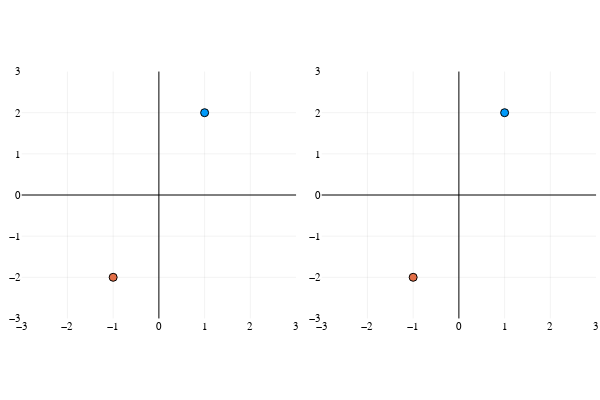

Notebook source saved alongside this figure:
### Markdown cell above
## 3. Transformations in the Conformal Model

### 3.1 Rotations

The first transformation we deal with are rotations. In the conformal model, a rotation is a rotor.
Remember, a rotor is a transformation
with unit norm constructed via the product of an even number of invertible vectors. The application
of a rotor in the Euclidean Geometry is done via a sandwiching, e.g.
$R x \tilde{R}$.

One can show that $R x n_\infty \tilde{R} = R x \tilde{R} n_\infty$
and $R x n_0 \tilde{R} = R x \tilde{R} n_0$.

Using this fact, we can show that:

$$
R F(\mathbf x) \tilde{R} = F(R \mathbf x \tilde{R}),
$$

which means that a rotor that acts as a rotation in the Euclidean space also does the same in our Conformal Model.

The rotation rotor is simply the geometric product of two unit vector. The angle between them
is $\phi/2$, and by sandwiching the point in the Conformal Model, we get a rotation
of $\phi$ the direction normal to the subspace formed by the wedge product of the two vectors.

For example, consider $\mathbb R^{3+1,1}$. For a rotor $R = \mathbf e_1 \mathbf e_2$, since the angle
between the base vectors is $\pi/2$, if we do $R F(\mathbf x) \tilde{R}$, we'll get
a rotation of $\pi$ around the $z$-axis.

### Code cell
x = cl.e1 + 2cl.e2 + 0cl.e3

R = cl.e1 * cl.e2
# R = (cl.e1/√2 + cl.e2/√2) * cl.e1

Rx = R*x*reverse(R)

Fx  = F(x)
RFx = R*x*reverse(R)

p1 = scatter([x.e1],[x.e2])
p1 = scatter!([Rx.e1],[Rx.e2],
    framestyle=:zerolines,
    legend=false,
    aspect_ratio=1);

p2 = scatter([Fx.e1],[Fx.e2])
p2 = scatter!([RFx.e1],[RFx.e2],
    framestyle=:zerolines,
    legend=false,
    aspect_ratio=1);

plot(p1,p2,xlims=(-3,3),ylims=(-3,3))

### Figure 1 — Plotly figure (JSON) as saved in the notebook; plotly's stock layout.template omitted (floating-point values rounded to 4 significant figures)
{"data": [{"colorbar": {"len": 0.6859, "title": {"text": ""}, "x": 0.4934, "y": 0.5139}, "legendgroup": "y1", "marker": {"color": "rgba(0, 154, 250, 1.000)", "line": {"color": "rgba(0, 0, 0, 1)", "width": 1}, "size": 8, "symbol": "circle"}, "mode": "markers", "name": "y1", "showlegend": true, "type": "scatter", "x": [1], "xaxis": "x", "y": [2], "yaxis": "y", "zmax": null, "zmin": null}, {"colorbar": {"len": 0.6859, "title": {"text": ""}, "x": 0.4934, "y": 0.5139}, "legendgroup": "y2", "marker": {"color": "rgba(227, 111, 71, 1.000)", "line": {"color": "rgba(0, 0, 0, 1)", "width": 1}, "size": 8, "symbol": "circle"}, "mode": "markers", "name": "y2", "showlegend": true, "type": "scatter", "x": [-1], "xaxis": "x", "y": [-2], "yaxis": "y", "zmax": null, "zmin": null}, {"colorbar": {"len": 0.6859, "title": {"text": ""}, "x": 0.9934, "y": 0.5139}, "legendgroup": "y1", "marker": {"color": "rgba(0, 154, 250, 1.000)", "line": {"color": "rgba(0, 0, 0, 1)", "width": 1}, "size": 8, "symbol": "circle"}, "mode": "markers", "name": "y1", "showlegend": true, "type": "scatter", "x": [1], "xaxis": "x2", "y": [2], "yaxis": "y2", "zmax": null, "zmin": null}, {"colorbar": {"len": 0.6859, "title": {"text": ""}, "x": 0.9934, "y": 0.5139}, "legendgroup": "y2", "marker": {"color": "rgba(227, 111, 71, 1.000)", "line": {"color": "rgba(0, 0, 0, 1)", "width": 1}, "size": 8, "symbol": "circle"}, "mode": "markers", "name": "y2", "showlegend": true, "type": "scatter", "x": [-1], "xaxis": "x2", "y": [-2], "yaxis": "y2", "zmax": null, "zmin": null}], "layout": {"annotations": [], "height": 400, "margin": {"b": 20, "l": 0, "r": 0, "t": 20}, "paper_bgcolor": "rgba(255, 255, 255, 1.000)", "plot_bgcolor": "rgba(255, 255, 255, 1.000)", "showlegend": false, "width": 600, "xaxis": {"anchor": "y", "domain": [0.03619, 0.4934], "gridcolor": "rgba(0, 0, 0, 0.1)", "gridwidth": 0.5, "linecolor": "rgba(0, 0, 0, 1)", "mirror": false, "range": [-3, 3], "showgrid": true, "showline": false, "showticklabels": true, "tickangle": 0, "tickcolor": "rgba(0, 0, 0, 0)", "tickfont": {"color": "rgba(0, 0, 0, 1)", "family": "sans-serif", "size": 11}, "tickmode": "array", "ticks": "inside", "ticktext": ["−3", "−2", "−1", "0", "1", "2", "3"], "tickvals": [-3, -2, -1, 0, 1, 2, 3], "title": {"font": {"color": "rgba(0, 0, 0, 1)", "family": "sans-serif", "size": 15}, "text": ""}, "type": "linear", "visible": true, "zeroline": true, "zerolinecolor": "rgba(0, 0, 0, 1)"}, "xaxis2": {"anchor": "y2", "domain": [0.5362, 0.9934], "gridcolor": "rgba(0, 0, 0, 0.1)", "gridwidth": 0.5, "linecolor": "rgba(0, 0, 0, 1)", "mirror": false, "range": [-3, 3], "showgrid": true, "showline": false, "showticklabels": true, "tickangle": 0, "tickcolor": "rgba(0, 0, 0, 0)", "tickfont": {"color": "rgba(0, 0, 0, 1)", "family": "sans-serif", "size": 11}, "tickmode": "array", "ticks": "inside", "ticktext": ["−3", "−2", "−1", "0", "1", "2", "3"], "tickvals": [-3, -2, -1, 0, 1, 2, 3], "title": {"font": {"color": "rgba(0, 0, 0, 1)", "family": "sans-serif", "size": 15}, "text": ""}, "type": "linear", "visible": true, "zeroline": true, "zerolinecolor": "rgba(0, 0, 0, 1)"}, "yaxis": {"anchor": "x", "domain": [0.171, 0.8568], "gridcolor": "rgba(0, 0, 0, 0.1)", "gridwidth": 0.5, "linecolor": "rgba(0, 0, 0, 1)", "mirror": false, "range": [-3, 3], "showgrid": true, "showline": false, "showticklabels": true, "tickangle": 0, "tickcolor": "rgba(0, 0, 0, 0)", "tickfont": {"color": "rgba(0, 0, 0, 1)", "family": "sans-serif", "size": 11}, "tickmode": "array", "ticks": "inside", "ticktext": ["−3", "−2", "−1", "0", "1", "2", "3"], "tickvals": [-3, -2, -1, 0, 1, 2, 3], "title": {"font": {"color": "rgba(0, 0, 0, 1)", "family": "sans-serif", "size": 15}, "text": ""}, "type": "linear", "visible": true, "zeroline": true, "zerolinecolor": "rgba(0, 0, 0, 1)"}, "yaxis2": {"anchor": "x2", "domain": [0.171, 0.8568], "gridcolor": "rgba(0, 0, 0, 0.1)", "gridwidth": 0.5, "linecolor": "rgba(0, 0, 0, 1)", "mirror": false, "range": [-3, 3], "showgrid": true, "showline": false, "showticklabels": true, "tickangle": 0, "tickcolor": "rgba(0, 0, 0, 0)", "tickfont": {"color": "rgba(0, 0, 0, 1)", "family": "sans-serif", "size": 11}, "tickmode": "array", "ticks": "inside", "ticktext": ["−3", "−2", "−1", "0", "1", "2", "3"], "tickvals": [-3, -2, -1, 0, 1, 2, 3], "title": {"font": {"color": "rgba(0, 0, 0, 1)", "family": "sans-serif", "size": 15}, "text": ""}, "type": "linear", "visible": true, "zeroline": true, "zerolinecolor": "rgba(0, 0, 0, 1)"}}}
